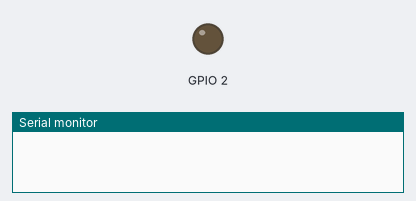
Simulated run of this program. Board: ESP32. Shown: output pins drawn as LEDs (lit = HIGH), the last lines printed to the serial monitor. WiFi joins after 1.5 s; servers stay silent unless stated.

Above: at 0.1 s.
At 1.6 s:
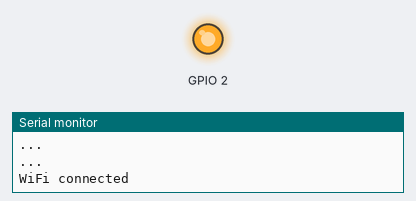
Timing chart, 0 to 3.1 s (numbered marks = the images above):
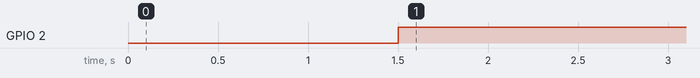

Measured:
- by itself, GPIO 2: LOW → HIGH at 1.5 s

The program:

main.cpp
```cpp
#include <Arduino.h>
#include "client.h"


void setup(){
  client gardin(8082);

  gardin.send("En lille besked om udelys");

  pinMode(2, OUTPUT);
  digitalWrite(2, HIGH);


  while(1){
    String read = gardin.read();

    if (read == "100") digitalWrite(2, HIGH);
    else if (read == "0") digitalWrite(2, LOW);

  }
}

void loop(){}
```

client.cpp
```cpp
#include "client.h"

client::client(const int port, const char *host_ip, const char *ssid): port(port), host_ip(host_ip), ssid(ssid){
    Serial.begin(9600);


    WiFi.begin(ssid);


    while (WiFi.status() != WL_CONNECTED) {
        delay(500);
        Serial.println("...");
    }

    Serial.println("WiFi connected");
}

void client::send(String data){
    data_send = data;
}

String client::read() {
    String data_received = "";

    WiFiClient client;

    while (!client.connect(host_ip, port)) {
        Serial.println("Connection failed");
        delay(100);
    }

    Serial.println("Connected to server");

    // Step 1: Send REQUEST to the server
    client.println(data_send);
    client.flush();
    Serial.println("Sent data_send to server");

    // Step 2: Wait for the response from the server
    unsigned long timeout = millis();
    while (!client.available()) {
        if (millis() - timeout > 5000) {
            Serial.println("Timeout waiting for response");
            client.stop();
            return "";
        }
        delay(10);
    }

    // Step 3: Read the response from the server
    data_received = client.readStringUntil('\n');
    data_received.trim();  // remove any trailing \r or \n
    Serial.print("Received state: ");
    Serial.println(data_received);

    // Step 4: Send 102 to the server to acknowledge receipt
    delay(100);  // short delay before 102
    client.println("102");
    client.flush();
    Serial.println("Sent 102 to server");

    // Step 5: Cleanly close the connection
    delay(100);  // give server a moment to process
    client.stop();

    return data_received;
}
```

client.h
```cpp
#pragma once
#include <iostream>
#include <WiFi.h>
using namespace std;

class client
{
private:
    const int port;
    const char * host_ip;
    const char* ssid;

    String data_send;

public:
    client(const int port = 8080, const char * host_ip = "10.42.0.1", const char* ssid = "smart");

    void send(String data);

    String read();

};
```
